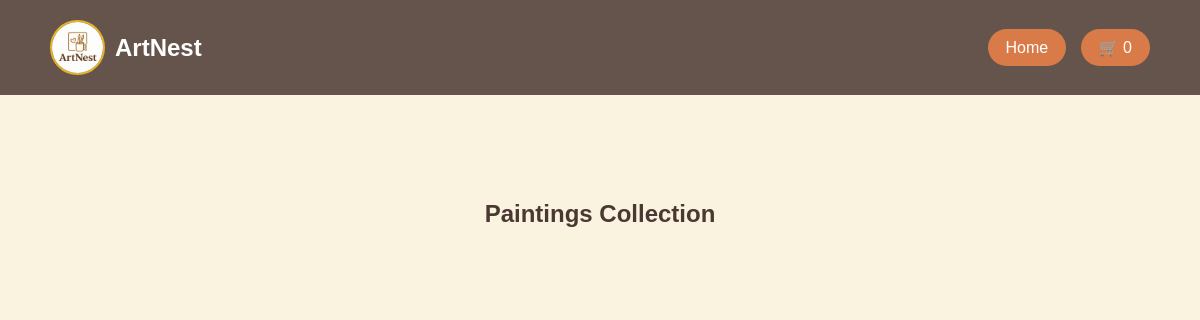
The page /category.php?category=paintings on the database as committed earlier.
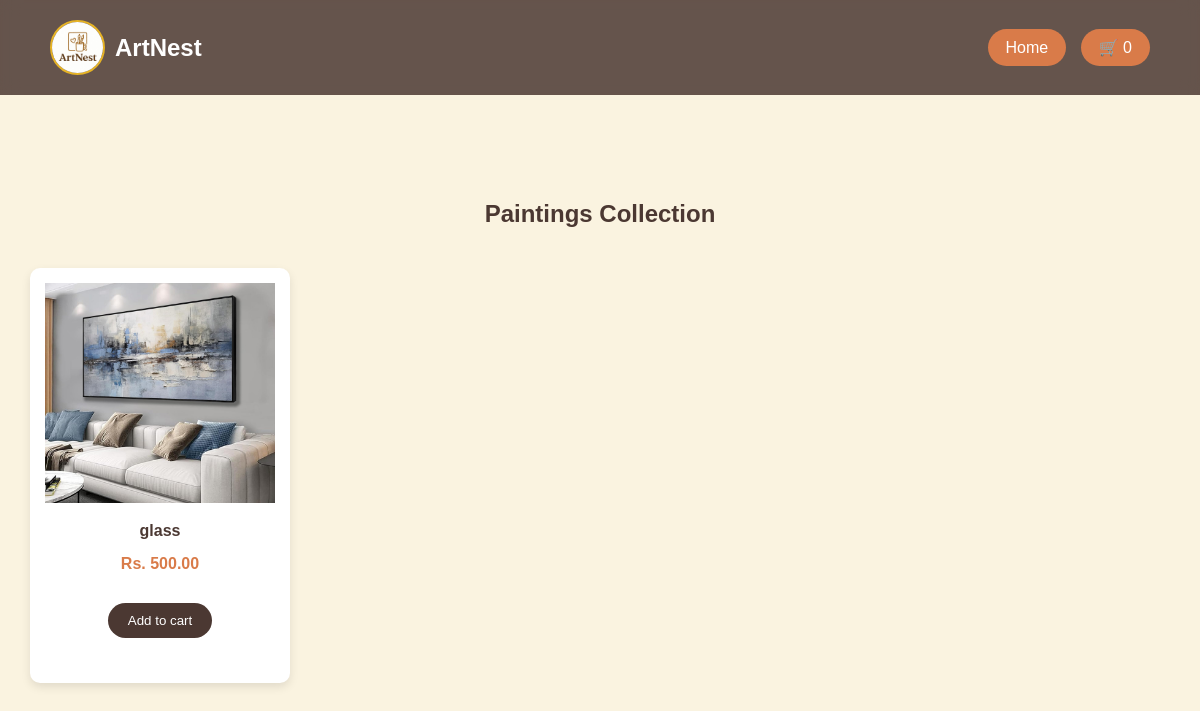
The same page on the database as committed later.
### tables this page shows
CREATE TABLE `products` (
  `id` int(11) NOT NULL,
  `seller_id` int(11) DEFAULT NULL,
  `product_name` varchar(255) NOT NULL,
  `description` text DEFAULT NULL,
  `price` decimal(10,2) NOT NULL,
  `stock` int(11) DEFAULT 0,
  `category` varchar(100) DEFAULT NULL,
  `image` varchar(255) DEFAULT NULL,
  `created_at` timestamp NOT NULL DEFAULT current_timestamp(),
  `sold_count` int(11) DEFAULT 0,
  `name` varchar(255) DEFAULT NULL
);

### category.php (the view, shortened to what this page needs)
<?php
include 'php/config.php';
$category = $_GET['category'];
$count_query = mysqli_query($conn,"SELECT SUM(quantity) as total FROM cart
WHERE session_id='".session_id()."'");
$count = mysqli_fetch_assoc($count_query);
$product_query = mysqli_query($conn,"SELECT * FROM products WHERE category='$category'");
?>
<!DOCTYPE html>
<html>
<head>
<link rel="stylesheet" href="css/style.css">
</head>
<body>
<nav class="navbar">
<div class="logo">
<img src="whh.jpeg">
<h2>ArtNest</h2>
</div>
<div class="nav-btns">
<a href="index.php">Home</a>
<a href="cart.php">
🛒 <?php echo $count['total'] ?? 0; ?>
</a>
</div>
</nav>
<section class="products" style="margin-top:120px;">
<h2><?php echo ucfirst($category); ?> Collection</h2>
<div class="product-grid">
<?php while($p = mysqli_fetch_assoc($product_query)){ ?>
<div class="product-card">
<a href="product.php?id=<?php echo $p['id']; ?>" style="text-decoration:none; color:inherit;">
    <img src="images/<?php echo $p['image']; ?>">
    <h4><?php echo $p['name']; ?></h4>
    <p>Rs. <?php echo $p['price']; ?></p>
</a>
<form action="php/add_to_cart.php" method="POST">
    <button type="submit">Add to cart</button>
</form>
</div>
<?php } ?>
</div>
</section>
</body>
</html>

Rows that differ between the two databases and show on the page:
added products: image (picture), name "glass", price "500.00"
